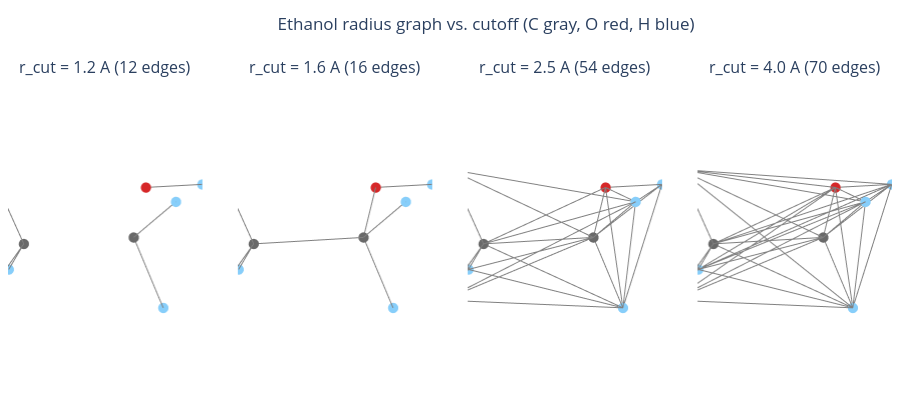

Notebook code cell kept with this figure:
### Markdown cell above
## The cutoff radius controls the graph structure

The cutoff radius, $r_\mathrm{cut}$, is one of the most important structural
hyperparameter of an atomistic GNN:

- **Too small** of a $r_\mathrm{cut}$ yields a disconnected graph over which the
  atoms can never exchange information (even with many message-passing layers).
- **Too large** of a $r_\mathrm{cut}$ gives a graph with too many edges where
  the number of edges grows like $N \cdot \langle \mathrm{deg}\rangle \propto N
  \, \rho \, r_\mathrm{cut}^3$ (density $\rho$), and with it memory and compute.

Typical interatomic potentials use $r_\mathrm{cut} \approx 4$–$6\,\text{Å}$
which often covers a few coordination shells (we will see exact values for
NequIP/MACE in Part IV). Note that message passing extends the *effective*
receptive field to $T \cdot r_\mathrm{cut}$ after $T$ layers (Lesson 06a).

Let's watch the ethanol graph fill in as we grow the cutoff:

### Code cell
# Create a list of cutoffs
cutoffs = [1.2, 1.6, 2.5, 4.0]

# Create a color map for the species
species_color = {"C": "dimgray", "O": "tab:red", "H": "lightskyblue"}
colors = [species_color[s] for s in symbols]

# Create a list of edge indices for each cutoff
eis = [radius_graph(pos, rc) for rc in cutoffs]

# Create a 1x4 scene with titles for each cutoff
fig = scene3d(1, 4, titles=[f"r_cut = {rc} A\n({ei.shape[1]} edges)"
                            for rc, ei in zip(cutoffs, eis)])
for a, ei in enumerate(eis):
    draw_point_cloud(pos, fig=fig, cell=(1, a + 1), color=colors, edges=ei)

# Show the figure
show3d(fig, title="Ethanol radius graph vs. cutoff (C gray, O red, H blue)", legend=False, title_dx=0.04)

### Figure 1 — Plotly figure (JSON) as saved in the notebook; plotly's stock layout.template omitted (floating-point values rounded to 4 significant figures; data arrays with more than 128 entries replaced by an {"elided": "..."} marker saying what was removed)
{"data": [{"hoverinfo": "skip", "line": {"color": "gray", "width": 2}, "mode": "lines", "scene": "scene", "showlegend": false, "type": "scatter3d", "x": [1.168, 2.116, NaN, 1.168, 1.129, NaN, 1.168, 1.129, NaN, 0.0, 0.04256, NaN, 0.0, 0.04256, NaN, -1.19, -1.947, NaN, -1.947, -1.19, NaN, 0.04256, 0.0, NaN, 0.04256, 0.0, NaN, 2.116, 1.168, NaN, 1.129, 1.168, NaN, 1.129, 1.168, NaN], "y": [-0.4004, 0.1448, NaN, -0.4004, -1.037, NaN, -0.4004, -1.037, NaN, 0.5595, 1.208, NaN, 0.5595, 1.208, NaN, -0.2277, 0.3815, NaN, 0.3815, -0.2277, NaN, 1.208, 0.5595, NaN, 1.208, 0.5595, NaN, 0.1448, -0.4004, NaN, -1.037, -0.4004, NaN, -1.037, -0.4004, NaN], "z": [0.0, 0.0, NaN, 0.0, 0.8859, NaN, 0.0, -0.8859, NaN, 0.0, 0.8869, NaN, 0.0, -0.8869, NaN, 0.0, 0.0, NaN, 0.0, 0.0, NaN, 0.8869, 0.0, NaN, -0.8869, 0.0, NaN, 0.0, 0.0, NaN, 0.8859, 0.0, NaN, -0.8859, 0.0, NaN]}, {"hovertemplate": "(%{x:.2f}, %{y:.2f}, %{z:.2f})<extra></extra>", "marker": {"color": ["#696969", "#696969", "#d62728", "#87cefa", "#87cefa", "#87cefa", "#87cefa", "#87cefa", "#87cefa"], "line": {"width": 0}, "size": 6, "symbol": "circle"}, "mode": "markers", "name": "", "scene": "scene", "showlegend": false, "type": "scatter3d", "x": [1.168, 0.0, -1.19, -1.947, 0.04256, 0.04256, 2.116, 1.129, 1.129], "y": [-0.4004, 0.5595, -0.2277, 0.3815, 1.208, 1.208, 0.1448, -1.037, -1.037], "z": [0.0, 0.0, 0.0, 0.0, 0.8869, -0.8869, 0.0, 0.8859, -0.8859]}, {"hoverinfo": "skip", "line": {"color": "gray", "width": 2}, "mode": "lines", "scene": "scene2", "showlegend": false, "type": "scatter3d", "x": [1.168, 0.0, NaN, 1.168, 2.116, NaN, 1.168, 1.129, NaN, 1.168, 1.129, NaN, 0.0, 1.168, NaN, 0.0, -1.19, NaN, 0.0, 0.04256, NaN, 0.0, 0.04256, NaN, -1.19, 0.0, NaN, -1.19, -1.947, NaN, -1.947, -1.19, NaN, 0.04256, 0.0, NaN, 0.04256, 0.0, NaN, 2.116, 1.168, NaN, 1.129, 1.168, NaN, 1.129, 1.168, NaN], "y": [-0.4004, 0.5595, NaN, -0.4004, 0.1448, NaN, -0.4004, -1.037, NaN, -0.4004, -1.037, NaN, 0.5595, -0.4004, NaN, 0.5595, -0.2277, NaN, 0.5595, 1.208, NaN, 0.5595, 1.208, NaN, -0.2277, 0.5595, NaN, -0.2277, 0.3815, NaN, 0.3815, -0.2277, NaN, 1.208, 0.5595, NaN, 1.208, 0.5595, NaN, 0.1448, -0.4004, NaN, -1.037, -0.4004, NaN, -1.037, -0.4004, NaN], "z": [0.0, 0.0, NaN, 0.0, 0.0, NaN, 0.0, 0.8859, NaN, 0.0, -0.8859, NaN, 0.0, 0.0, NaN, 0.0, 0.0, NaN, 0.0, 0.8869, NaN, 0.0, -0.8869, NaN, 0.0, 0.0, NaN, 0.0, 0.0, NaN, 0.0, 0.0, NaN, 0.8869, 0.0, NaN, -0.8869, 0.0, NaN, 0.0, 0.0, NaN, 0.8859, 0.0, NaN, -0.8859, 0.0, NaN]}, {"hovertemplate": "(%{x:.2f}, %{y:.2f}, %{z:.2f})<extra></extra>", "marker": {"color": ["#696969", "#696969", "#d62728", "#87cefa", "#87cefa", "#87cefa", "#87cefa", "#87cefa", "#87cefa"], "line": {"width": 0}, "size": 6, "symbol": "circle"}, "mode": "markers", "name": "", "scene": "scene2", "showlegend": false, "type": "scatter3d", "x": [1.168, 0.0, -1.19, -1.947, 0.04256, 0.04256, 2.116, 1.129, 1.129], "y": [-0.4004, 0.5595, -0.2277, 0.3815, 1.208, 1.208, 0.1448, -1.037, -1.037], "z": [0.0, 0.0, 0.0, 0.0, 0.8869, -0.8869, 0.0, 0.8859, -0.8859]}, {"hoverinfo": "skip", "line": {"color": "gray", "width": 2}, "mode": "lines", "scene": "scene3", "showlegend": false, "type": "scatter3d", "x": {"elided": "162 float values"}, "y": {"elided": "162 float values"}, "z": {"elided": "162 float values"}}, {"hovertemplate": "(%{x:.2f}, %{y:.2f}, %{z:.2f})<extra></extra>", "marker": {"color": ["#696969", "#696969", "#d62728", "#87cefa", "#87cefa", "#87cefa", "#87cefa", "#87cefa", "#87cefa"], "line": {"width": 0}, "size": 6, "symbol": "circle"}, "mode": "markers", "name": "", "scene": "scene3", "showlegend": false, "type": "scatter3d", "x": [1.168, 0.0, -1.19, -1.947, 0.04256, 0.04256, 2.116, 1.129, 1.129], "y": [-0.4004, 0.5595, -0.2277, 0.3815, 1.208, 1.208, 0.1448, -1.037, -1.037], "z": [0.0, 0.0, 0.0, 0.0, 0.8869, -0.8869, 0.0, 0.8859, -0.8859]}, {"hoverinfo": "skip", "line": {"color": "gray", "width": 2}, "mode": "lines", "scene": "scene4", "showlegend": false, "type": "scatter3d", "x": {"elided": "210 float values"}, "y": {"elided": "210 float values"}, "z": {"elided": "210 float values"}}, {"hovertemplate": "(%{x:.2f}, %{y:.2f}, %{z:.2f})<extra></extra>", "marker": {"color": ["#696969", "#696969", "#d62728", "#87cefa", "#87cefa", "#87cefa", "#87cefa", "#87cefa", "#87cefa"], "line": {"width": 0}, "size": 6, "symbol": "circle"}, "mode": "markers", "name": "", "scene": "scene4", "showlegend": false, "type": "scatter3d", "x": [1.168, 0.0, -1.19, -1.947, 0.04256, 0.04256, 2.116, 1.129, 1.129], "y": [-0.4004, 0.5595, -0.2277, 0.3815, 1.208, 1.208, 0.1448, -1.037, -1.037], "z": [0.0, 0.0, 0.0, 0.0, 0.8869, -0.8869, 0.0, 0.8859, -0.8859]}], "layout": {"annotations": [{"font": {"size": 16}, "showarrow": false, "text": "r_cut = 1.2 A\n(12 edges)", "x": 0.11, "xanchor": "center", "xref": "paper", "y": 0.94, "yanchor": "bottom", "yref": "paper"}, {"font": {"size": 16}, "showarrow": false, "text": "r_cut = 1.6 A\n(16 edges)", "x": 0.37, "xanchor": "center", "xref": "paper", "y": 0.94, "yanchor": "bottom", "yref": "paper"}, {"font": {"size": 16}, "showarrow": false, "text": "r_cut = 2.5 A\n(54 edges)", "x": 0.63, "xanchor": "center", "xref": "paper", "y": 0.94, "yanchor": "bottom", "yref": "paper"}, {"font": {"size": 16}, "showarrow": false, "text": "r_cut = 4.0 A\n(70 edges)", "x": 0.89, "xanchor": "center", "xref": "paper", "y": 0.94, "yanchor": "bottom", "yref": "paper"}], "height": 400, "legend": {"orientation": "h", "x": 0.5, "xanchor": "center", "y": 0, "yanchor": "top"}, "margin": {"b": 8, "l": 8, "r": 8, "t": 60}, "scene": {"aspectmode": "data", "domain": {"x": [0, 0.22], "y": [0, 1]}, "xaxis": {"showbackground": false, "visible": false}, "yaxis": {"showbackground": false, "visible": false}, "zaxis": {"showbackground": false, "visible": false}}, "scene2": {"aspectmode": "data", "domain": {"x": [0.26, 0.48], "y": [0, 1]}, "xaxis": {"showbackground": false, "visible": false}, "yaxis": {"showbackground": false, "visible": false}, "zaxis": {"showbackground": false, "visible": false}}, "scene3": {"aspectmode": "data", "domain": {"x": [0.52, 0.74], "y": [0, 1]}, "xaxis": {"showbackground": false, "visible": false}, "yaxis": {"showbackground": false, "visible": false}, "zaxis": {"showbackground": false, "visible": false}}, "scene4": {"aspectmode": "data", "domain": {"x": [0.78, 1], "y": [0, 1]}, "xaxis": {"showbackground": false, "visible": false}, "yaxis": {"showbackground": false, "visible": false}, "zaxis": {"showbackground": false, "visible": false}}, "showlegend": false, "title": {"text": "Ethanol radius graph vs. cutoff (C gray, O red, H blue)", "x": 0.54, "xanchor": "center"}}}
